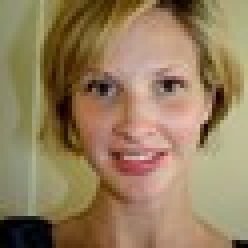
%> input picture ex06/andre/face3.jpg, 62 x 62 px (shown 4 times larger)
$ octave ex2.m   (GNU Octave 9; MATLAB toolbox functions it lacks are replaced by stand-ins)
%> lines starting %> are read from the running program, lines starting %| are printed output that depends on the picture
### ex06/andre/integral.m
function [ J ] = integral( I )

I=double(I);

%init new image
J = double(zeros(size(I)));

%calculate first row and first column
J(1,1) = I(1,1);

for i = 2:size(I,1)
    J(i,1) = J(i-1,1)+I(i,1);
end

for j = 2:size(I,2)
    J(1,j) = J(1,j-1)+I(1,j);
end

%calculate the rest of the image
for i = 2:size(I,1)
    for j = 2:size(I,2)
        J(i,j) = J(i-1,j)+J(i,j-1)-J(i-1,j-1)+I(i,j);
    end
end

end

### ex06/andre/ex2.m
clear;
clc;
close all;

%%
s=19;
I = double(rgb2gray(imread('face3.jpg')));
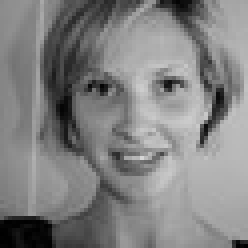
%> I: size 62x62 double (shown 4 times larger); min 0, max 214, mean 129.6


load('Classifiers.mat');
HF = HaarFeatures(classifiers(:,2:size(classifiers,2)));

It = I;
minSize = min(size(It));
%> minSize = 62
while minSize >= s
    figure;
    imagesc(It), colormap gray;
    size(It)
    Ii = integral(It);
    tmp = zeros(size(Ii));
    for i = 1:size(Ii,1)-s+1
        for j = 1:size(Ii,2)-s+1
%> (the run ends here)
